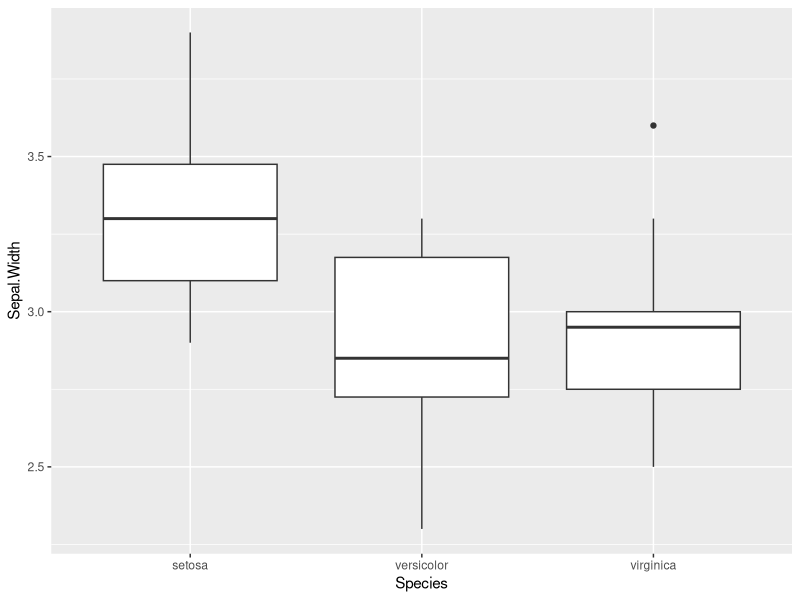
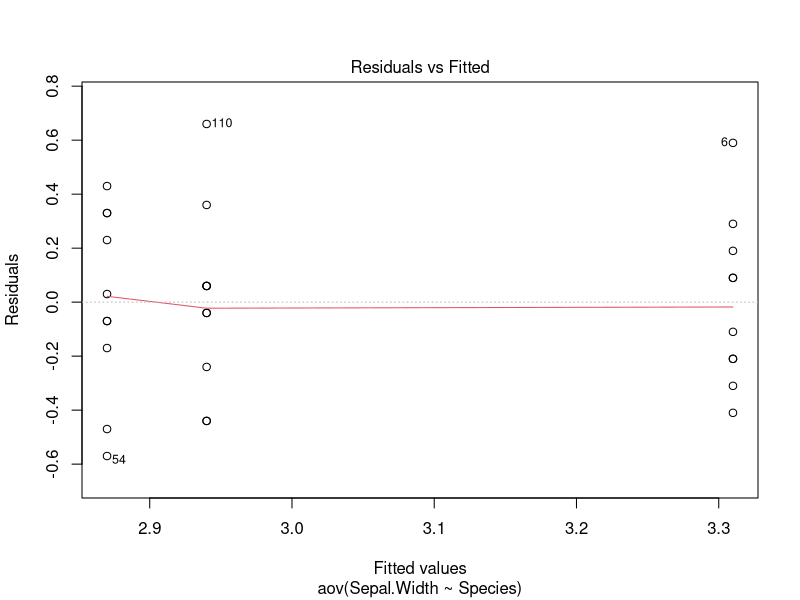
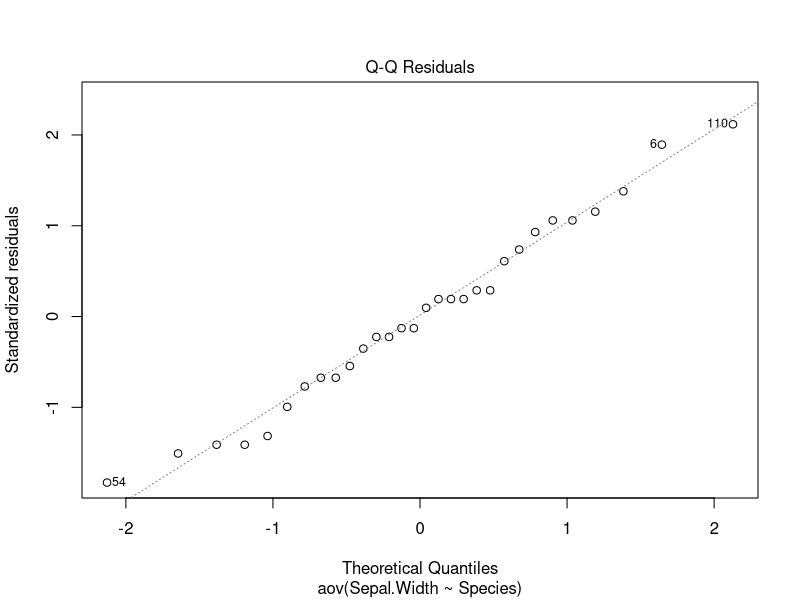
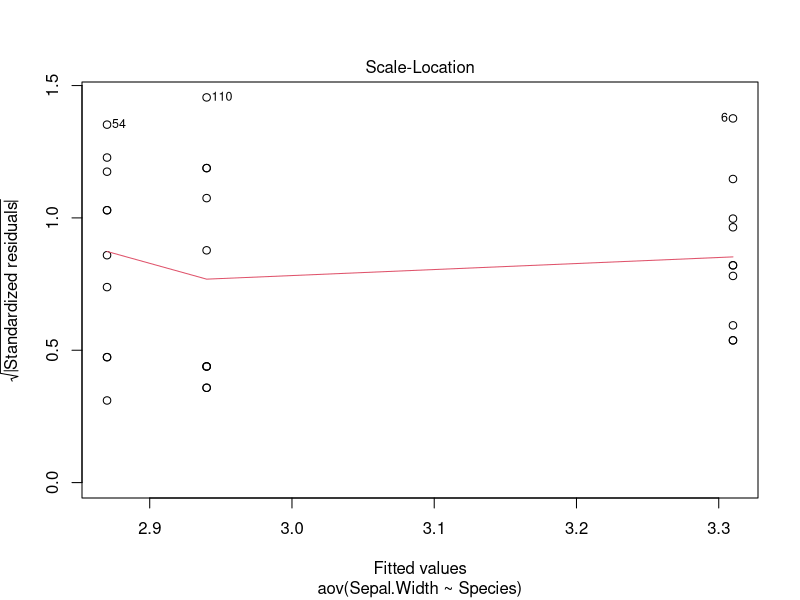
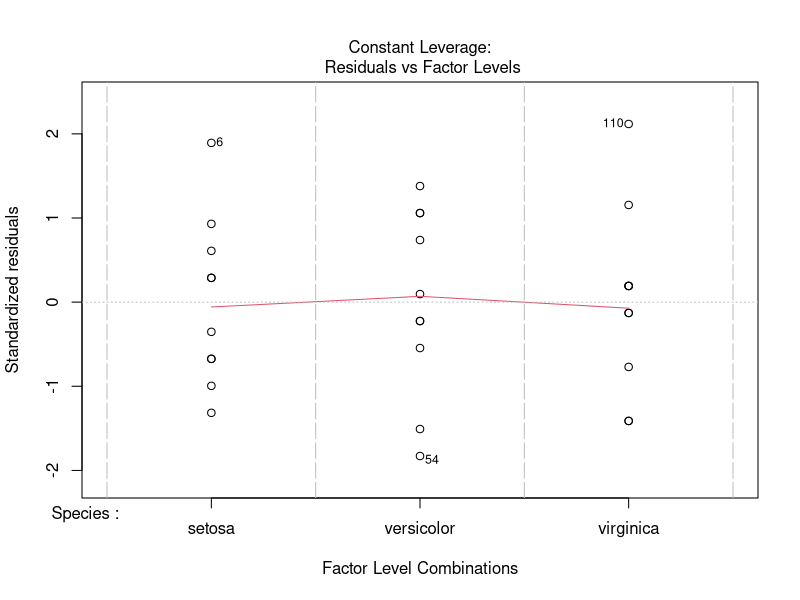
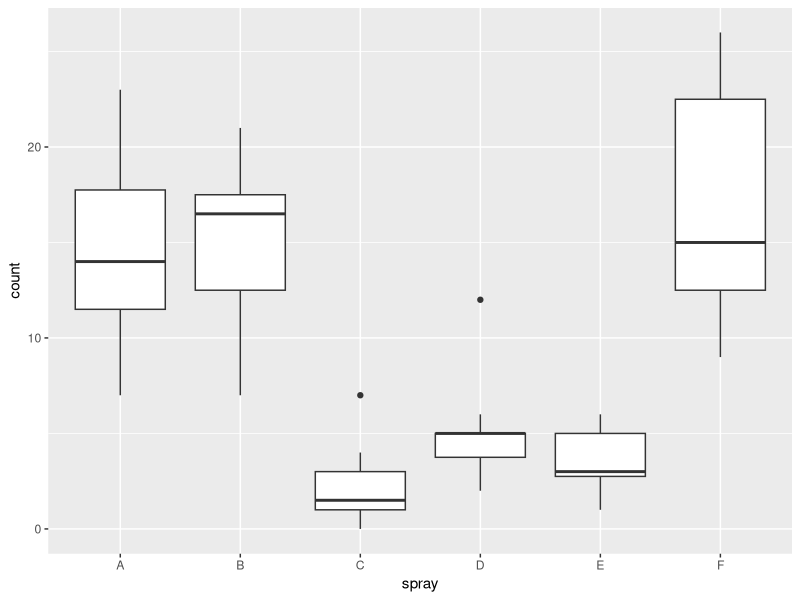
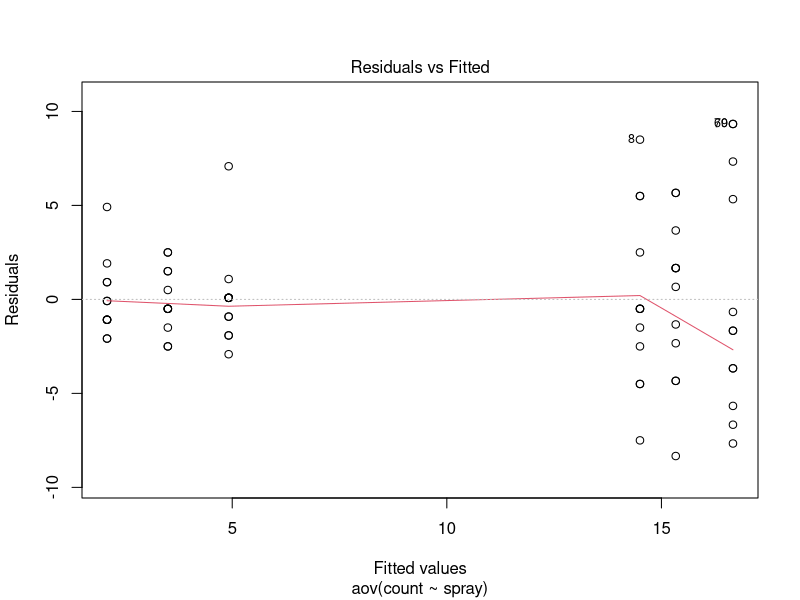
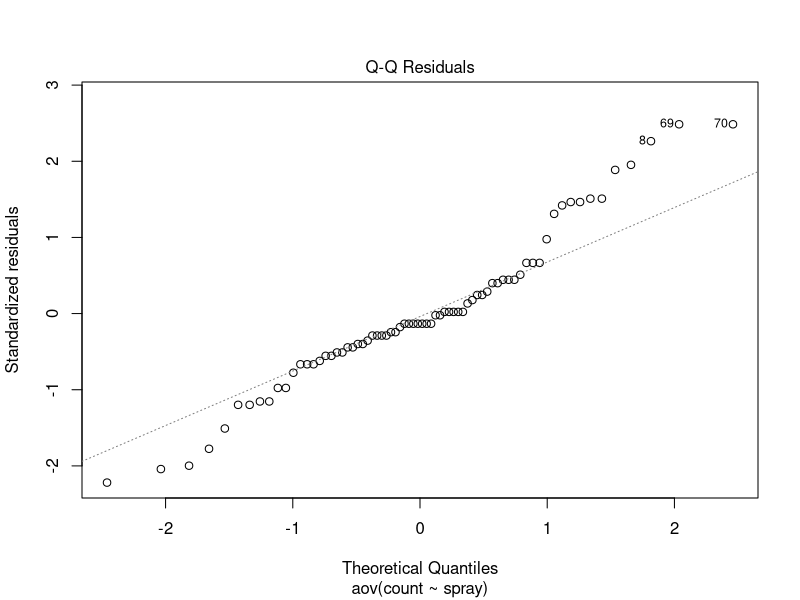

The R script that drew these images, in order:
## ---- chunk 1
knitr::opts_chunk$set(echo = TRUE)
library(ggplot2)
library(cowplot)
## ---- chunk 2
# Données
x <- c(12, 17, 16, 18, 11, 26)
n <- sum(x) # total

# Probabilités théoriques
p <- rep(1/6, 6)

# Calcul du khi2
khi2 <- sum((x - n*p)^2 / (n*p))
khi2

pchisq(khi2, df = 5)
## ---- chunk 3
chisq.test(x, p = p)
## ---- chunk 4
# rbind crée une matrice en rattachant des vecteurs par rangée
survie <- rbind(c(29, 11, 12), c(31, 29, 38)) 
rownames(survie) <- c("mort", "vivant")
colnames(survie) <- c("ABBA", "PIGL", "PIMA")
survie
## ---- chunk 5
chisq.test(survie)
## ---- chunk 6
khi2 <- chisq.test(survie)
khi2$expected
khi2$residuals
## ---- chunk 7
tab <- matrix(c(4, 6, 8, 2), nrow = 2)
tab
chisq.test(tab)
fisher.test(tab)
## ---- chunk 8
iris_ech <- iris[c(1:10, 51:60, 101:110), ]
ggplot(iris_ech, aes(x = Species, y = Sepal.Width)) +
    geom_boxplot()
## ---- chunk 9
anova1 <- aov(Sepal.Width ~ Species, data = iris_ech) 
summary(anova1)
## ---- chunk 10
plot(anova1)
## ---- chunk 11
coef(anova1)
## ---- chunk 12
library(dplyr)
iris_2sp <- filter(iris_ech, Species != "setosa")
anova2 <- aov(Sepal.Width ~ Species, data = iris_2sp)
summary(anova2)
coef(anova2)

t.test(Sepal.Width ~ Species, data = iris_2sp, var.equal = TRUE)
## ---- chunk 13
ggplot(InsectSprays, aes(x = spray, y = count)) + 
    geom_boxplot()
## ---- chunk 14
anova3 <- aov(count ~ spray, InsectSprays)
plot(anova3, which = 1:2)
## ---- chunk 15
anova3_racine <- aov(sqrt(count) ~ spray, InsectSprays)
plot(anova3_racine, which = 1:2)
## ---- chunk 16
summary(anova3_racine)
## ---- chunk 17
anova1 <- aov(Sepal.Width ~ Species, data = iris_ech) 
tukey1 <- TukeyHSD(anova1)
tukey1
## ---- chunk 18
plot(tukey1)
